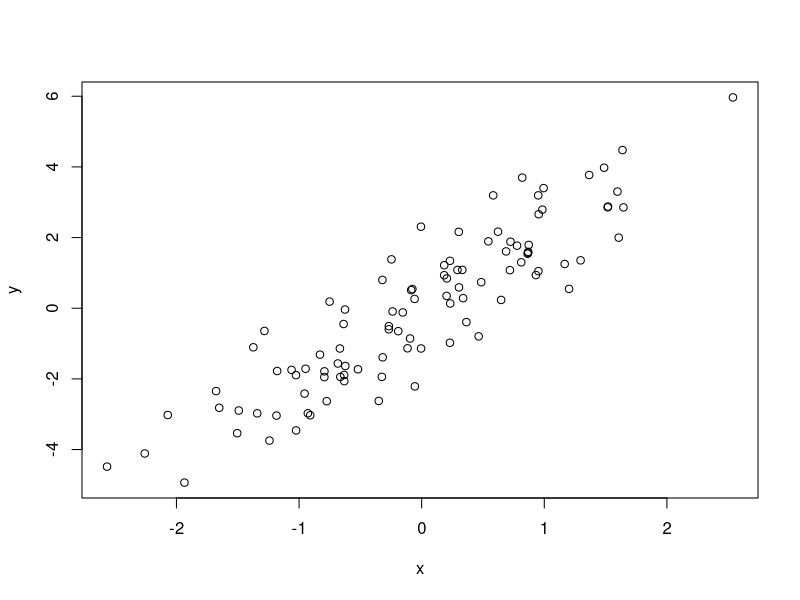

Generate this figure with R:
# Simulate and plot data
# Nikita Muddapati
# nikita.muddapati@eccles.utah.edu
# 2024-09-05

# Simulate predictor variable
x <- rnorm(n = 100)
# Simulate response/target variable with some noise
y <- 2 * x + rnorm(n = 100, sd = 1)

# Plot the data
plot(x = x, y = y)
